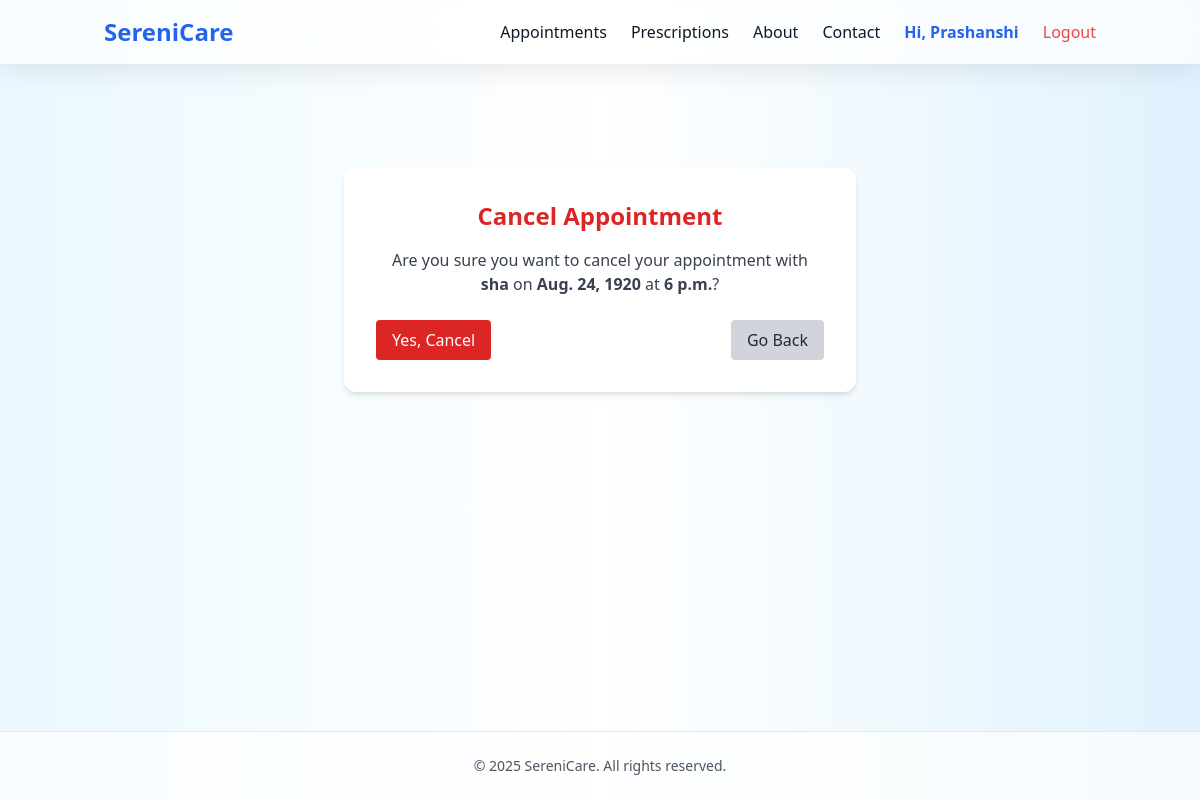
The app's page /appointments/cancel/2/ (signed in) with its own data.
### accounts/models.py (models this page shows, shortened)
class CustomUser(AbstractUser):
    ROLE_CHOICES = (
        ('doctor', 'Doctor'),
        ('patient', 'Patient'),
    )
    role = models.CharField(max_length=10, choices=ROLE_CHOICES, default='patient')
    bio = models.TextField(blank=True)
    profile_pic = models.ImageField(upload_to='profile_pics/', blank=True)
    is_doctor = models.BooleanField(default=False)

### appointments/models.py (models this page shows, shortened)
class Appointment(models.Model):
    patient = models.ForeignKey(settings.AUTH_USER_MODEL, on_delete=models.CASCADE, related_name='appointments')
    doctor = models.CharField(max_length=100)
    date = models.DateField()
    time = models.TimeField()
    reason = models.TextField(blank=True)
    created_at = models.DateTimeField(auto_now_add=True)

### appointments/views.py (the view)
# urls.py: path('cancel/<int:pk>/', cancel_appointment, name='cancel_appointment'),
@login_required
def cancel_appointment(request, pk):
    appointment = get_object_or_404(Appointment, pk=pk, patient=request.user)
    if request.method == 'POST':
        appointment.delete()
        return redirect('appointment_list')
    return render(request, 'appointments/cancel_confirm.html', {'appointment': appointment})

### Django/SereniCare/templates/appointments/cancel_confirm.html (shortened to what this page needs)
{% extends 'base.html' %}
{% block content %}
<div class="max-w-lg mx-auto bg-white shadow-md rounded-xl p-8 mt-10 animate-fade-in">
    <h2 class="text-2xl font-bold text-center text-red-600 mb-4">Cancel Appointment</h2>
    <p class="text-center text-gray-700 mb-6">Are you sure you want to cancel your appointment with <strong>{{ appointment.doctor }}</strong> on <strong>{{ appointment.date }}</strong> at <strong>{{ appointment.time }}</strong>?</p>
    <form method="post" class="flex justify-between">
        <button type="submit" name="confirm" value="yes" class="bg-red-600 text-white px-4 py-2 rounded hover:bg-red-700 transition">Yes, Cancel</button>
        <a href="{% url 'upcoming_appointments' %}" class="bg-gray-300 text-gray-800 px-4 py-2 rounded hover:bg-gray-400 transition">Go Back</a>
    </form>
</div>
{% endblock %}

### templates/base.html (shortened to what this page needs)
<!DOCTYPE html>
<html lang="en">
<head>
  <link href="https://cdn.jsdelivr.net/npm/tailwindcss@2.2.19/dist/tailwind.min.css" rel="stylesheet">
</head>
<body class="text-gray-900 font-sans min-h-screen flex flex-col">
  <header x-data="{ open: false }" class="glass fixed w-full top-0 z-50 shadow-md">
    <div class="container mx-auto px-4 py-4 flex justify-between items-center">
      <a href="{% url 'home' %}" class="text-2xl font-bold text-blue-600 hover:text-blue-800 transition duration-300">
        SereniCare
      </a>
      <nav class="hidden md:flex space-x-6 items-center">
        <a href="{% url 'appointment_list' %}" class="hover:text-blue-600 transition">Appointments</a>
        <a href="{% url 'prescriptions:view_prescriptions' %}" class="hover:text-blue-600 transition">Prescriptions</a>
        <a href="{% url 'about' %}" class="hover:text-blue-600 transition">About</a>
        <a href="{% url 'contact' %}" class="hover:text-blue-600 transition">Contact</a>
        {% if user.is_authenticated %}
          <a href="{% url 'profile' %}" class="text-blue-600 font-semibold">Hi, {{ user.username }}</a>
          <a href="{% url 'logout' %}" class="text-red-500 hover:text-red-700 transition">Logout</a>
        {% else %}
          <a href="{% url 'login' %}" class="text-blue-500 hover:underline">Login</a>
          <a href="{% url 'register' %}" class="text-green-600 hover:underline">Register</a>
        {% endif %}
      </nav>
    </div>
  </header>
  <main class="flex-grow pt-32 fade-slide-in container mx-auto px-4">
    {% block content %}{% endblock %}
  </main>
  <footer class="text-center py-6 text-sm text-gray-600 bg-white bg-opacity-70 backdrop-blur-md border-t">
    &copy; 2025 SereniCare. All rights reserved.
  </footer>
</body>
</html>

### templates/base.html (style rules this page uses)
body { background: linear-gradient(to right, #ebf8ff, #ffffff, #e0f2fe); transition: background 0.4s ease-in-out; }
.glass { background: rgba(255, 255, 255, 0.7); backdrop-filter: blur(14px); -webkit-backdrop-filter: blur(14px); box-shadow: 0 4px 30px rgba(0, 0, 0, 0.1); }
.fade-slide-in { animation: fadeSlideIn 0.6s ease-out both; }

### records on screen
CustomUser: username "Prashanshi"
Appointment: doctor "sha", date "Aug. 24, 1920", time "6 p.m."
